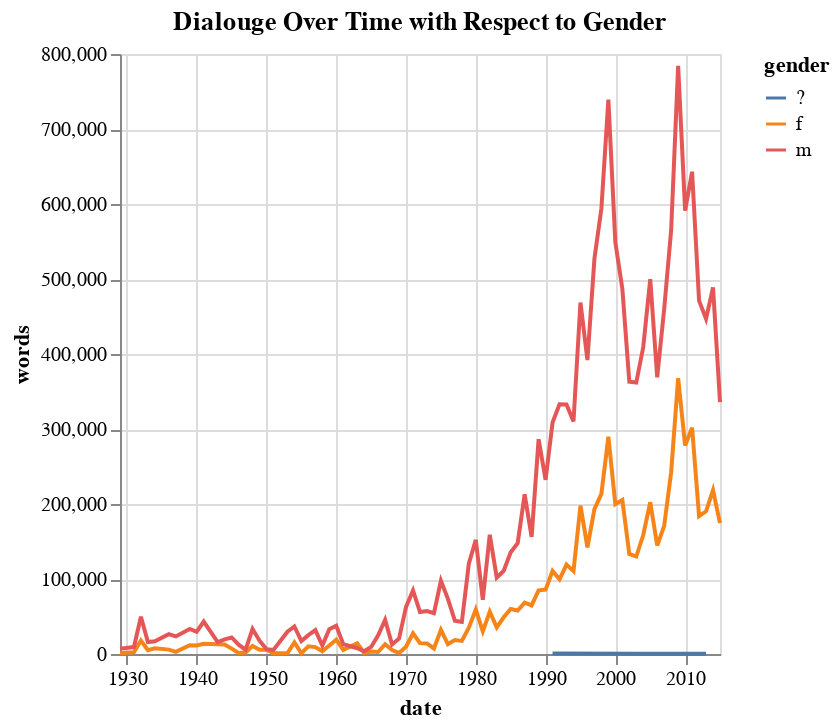

Notebook code for this chart:
### Code cell
grouped_dialogue_df2 = dialogue_df.groupby(['year', 'gender'])['words'].sum().reset_index()
grouped_dialogue_df2['date'] = grouped_dialogue_df2['year'].astype(str) + '-01-01'
grouped_dialogue_df2['date'] = pd.to_datetime(grouped_dialogue_df2['date'])
alt.Chart(grouped_dialogue_df2).mark_line().encode(
    x='date:T',
    y='words',
    color='gender'
).properties(title='Dialouge Over Time with Respect to Gender')

### Figure 1 — Vega specification as saved in the notebook (floating-point values rounded to 4 significant figures; data arrays with more than 128 entries replaced by an {"elided": "..."} marker saying what was removed)
{"$schema": "https://vega.github.io/schema/vega/v5.json", "data": [{"name": "source_0", "values": {"elided": "165 records"}, "transform": [{"type": "formula", "expr": "toDate(datum['date'])", "as": "date"}]}, {"name": "source_0_y_domain_words", "values": [{"min": 383, "max": 784254}]}, {"name": "source_0_color_domain_gender", "values": [{"gender": "f"}, {"gender": "m"}, {"gender": "?"}]}], "marks": [{"type": "group", "name": "pathgroup", "from": {"facet": {"data": "source_0", "name": "faceted_path_main", "groupby": ["gender"]}}, "encode": {"update": {"width": {"field": {"signal": null, "datum": null, "group": "width", "parent": null}}, "height": {"field": {"signal": null, "datum": null, "group": "height", "parent": null}}}}, "marks": [{"type": "line", "name": "marks", "from": {"data": "faceted_path_main"}, "sort": {"field": "datum[\"date\"]"}, "encode": {"update": {"stroke": {"field": "gender", "scale": "color"}, "y": {"field": "words", "scale": "y"}, "defined": {"signal": "isValid(datum[\"date\"]) && isFinite(+datum[\"date\"]) && isValid(datum[\"words\"]) && isFinite(+datum[\"words\"])"}, "x": {"field": "date", "scale": "x"}}}, "style": ["line"]}]}], "scales": [{"name": "x", "type": "time", "domain": {"data": "source_0", "field": "date"}, "range": [0, {"signal": "width"}]}, {"name": "y", "type": "linear", "domain": [{"signal": "(data(\"source_0_y_domain_words\")[0] || {}).min"}, {"signal": "(data(\"source_0_y_domain_words\")[0] || {}).max"}], "range": [{"signal": "height"}, 0], "nice": true, "zero": true}, {"name": "color", "type": "ordinal", "domain": {"data": "source_0_color_domain_gender", "field": "gender", "sort": true}, "range": "category"}], "axes": [{"scale": "x", "tickCount": {"signal": "ceil(width/40)"}, "labels": false, "zindex": 0, "ticks": false, "aria": false, "gridScale": "y", "orient": "bottom", "maxExtent": 0, "minExtent": 0, "domain": false, "grid": true}, {"scale": "y", "domain": false, "tickCount": {"signal": "ceil(height/40)"}, "labels": false, "grid": true, "maxExtent": 0, "aria": false, "ticks": false, "minExtent": 0, "zindex": 0, "orient": "left", "gridScale": "x"}, {"scale": "x", "zindex": 0, "orient": "bottom", "labelFlush": true, "labelOverlap": true, "grid": false, "title": "date", "tickCount": {"signal": "ceil(width/40)"}}, {"scale": "y", "zindex": 0, "title": "words", "labelOverlap": true, "orient": "left", "tickCount": {"signal": "ceil(height/40)"}, "grid": false}], "title": {"text": "Dialouge Over Time with Respect to Gender", "frame": "group"}, "padding": 5, "background": "white", "width": 300, "height": 300, "style": "cell", "legends": [{"stroke": "color", "symbolType": "stroke", "title": "gender"}]}
